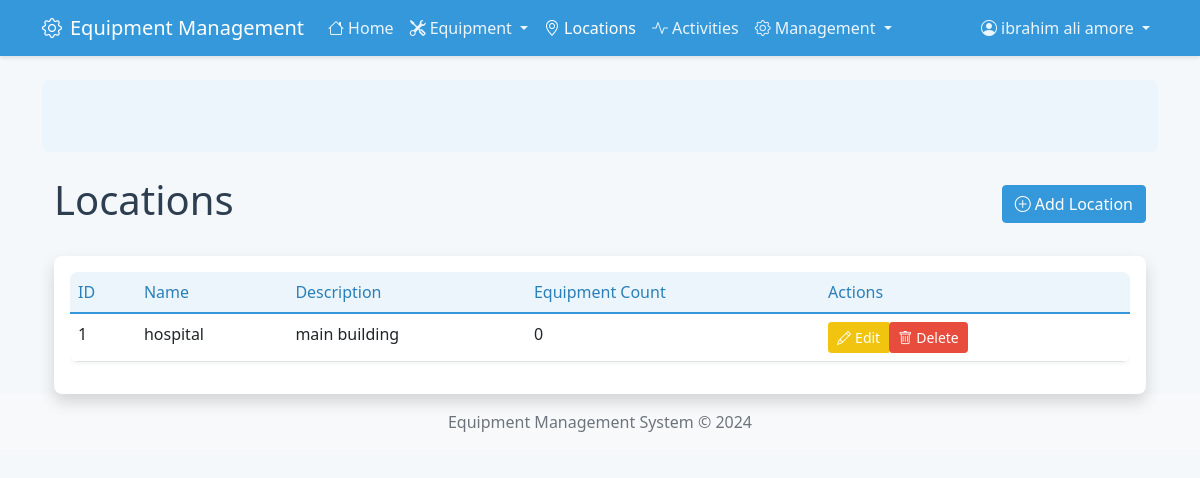
Screenshot of /locations/ (signed in) with the database file from the repository.
### app/models/tables.py (models this page shows, shortened)
class User(UserMixin, db.Model):
    __tablename__ = "user"
    staffno = db.Column(db.Integer, primary_key=True, index=True)
    staffname = db.Column(db.String(100), nullable=False)
    password = db.Column(db.String(300), nullable=False)
    isadmin = db.Column(db.Boolean, nullable=False, default=False)
    equipment_registers = db.relationship("EquipmentRegister", back_populates="user")
    activities = db.relationship("EquipmentActivity", back_populates="user")

class Location(db.Model):
    __tablename__ = "location"
    locid = db.Column(db.Integer, primary_key=True, index=True)
    locname = db.Column(db.String(100), nullable=False)
    description = db.Column(db.String(200))
    equipment = db.relationship("Equipment", back_populates="location")

### app/routes/location.py (the view)
@bp.route('/')
@login_required
def index():
    locations = Location.query.all()
    return render_template('location/list.html', locations=locations)

### app/templates/location/list.html (shortened to what this page needs)
{% extends "base.html" %}
{% block content %}
<div class="container">
    <div class="d-flex justify-content-between align-items-center mb-4">
        <h1>Locations</h1>
        {% if current_user.isadmin %}
        <a href="{{ url_for('location_bp.create') }}" class="btn btn-primary">
            <i class="bi bi-plus-circle me-1"></i>Add Location
        </a>
        {% endif %}
    </div>
    <div class="card shadow">
        <div class="card-body">
            <div class="table-responsive">
                <table class="table table-hover">
                    <thead>
                        <tr>
                            <th>ID</th>
                            <th>Name</th>
                            <th>Description</th>
                            <th>Equipment Count</th>
                            {% if current_user.isadmin %}
                            <th>Actions</th>
                            {% endif %}
                        </tr>
                    </thead>
                    <tbody>
                        {% for location in locations %}
                        <tr>
                            <td>{{ location.locid }}</td>
                            <td>{{ location.locname }}</td>
                            <td>{{ location.description or '-' }}</td>
                            <td>{{ location.equipment|length }}</td>
                            {% if current_user.isadmin %}
                            <td>
                                <div class="btn-group" role="group">
                                    <a href="{{ url_for('location_bp.edit', locid=location.locid) }}"
                                       class="btn btn-sm btn-warning">
                                        <i class="bi bi-pencil me-1"></i>Edit
                                    </a>
                                    <form action="{{ url_for('location_bp.delete', locid=location.locid) }}"
                                          method="POST"
                                          class="d-inline"
                                          onsubmit="return confirm('Are you sure you want to delete this location?');">
                                        <button type="submit" class="btn btn-sm btn-danger"
                                                {% if location.equipment %}disabled{% endif %}>
                                            <i class="bi bi-trash me-1"></i>Delete
                                        </button>
                                    </form>
                                </div>
                            </td>
                            {% endif %}
                        </tr>
                        {% endfor %}
                    </tbody>
                </table>
            </div>
        </div>
    </div>
</div>
{% endblock %}

### app/templates/includes/navbar.html (shortened to what this page needs)
<nav class="navbar navbar-expand-lg navbar-dark bg-primary">
    <div class="container">
        <a class="navbar-brand" href="{{ url_for('main.index') }}">
            <i class="bi bi-gear me-2"></i>Equipment Management
        </a>
        <div class="collapse navbar-collapse" id="navbarMain">
            <ul class="navbar-nav me-auto">
                <li class="nav-item">
                    <a class="nav-link {{ 'active' if request.endpoint == 'main.index' }}"
                       href="{{ url_for('main.index') }}">
                        <i class="bi bi-house me-1"></i>Home
                    </a>
                </li>
                <li class="nav-item dropdown">
                    <a class="nav-link dropdown-toggle {{ 'active' if 'equipment' in request.endpoint }}"
                       href="#"
                       data-bs-toggle="dropdown">
                        <i class="bi bi-tools me-1"></i>Equipment
                    </a>
                </li>
                <li class="nav-item">
                    <a class="nav-link {{ 'active' if request.endpoint == 'location_bp.index' }}"
                       href="{{ url_for('location_bp.index') }}">
                        <i class="bi bi-geo-alt me-1"></i>Locations
                    </a>
                </li>
                <li class="nav-item">
                    <a class="nav-link {{ 'active' if request.endpoint == 'equipment_activity.index' }}"
                       href="{{ url_for('equipment_activity.index') }}">
                        <i class="bi bi-activity me-1"></i>Activities
                    </a>
                </li>
                {% if current_user.isadmin %}
                <li class="nav-item dropdown">
                    <a class="nav-link dropdown-toggle {{ 'active' if 'admin' in request.endpoint }}"
                       href="#"
                       data-bs-toggle="dropdown">
                        <i class="bi bi-gear me-1"></i>Management
                    </a>
                </li>
                {% endif %}
            </ul>
            <ul class="navbar-nav ms-auto">
                {% if current_user.is_authenticated %}
                <li class="nav-item dropdown">
                    <a class="nav-link dropdown-toggle" href="#" data-bs-toggle="dropdown">
                        <i class="bi bi-person-circle me-1"></i>{{ current_user.staffname }}
                    </a>
                </li>
                {% else %}
                <li class="nav-item">
                    <a class="nav-link" href="{{ url_for('auth.login') }}">
                        <i class="bi bi-box-arrow-in-right me-1"></i>Login
                    </a>
                </li>
                {% endif %}
            </ul>
        </div>
    </div>
</nav>

### app/static/css/style.css (style rules this page uses)
:root { --primary-color: #3498db; --primary-light: #ebf5fb; --primary-dark: #2980b9; --secondary-color: #f8f9fa; --text-color: #2c3e50; --border-color: #e3e8ed; --success-color: #2ecc71; --warning-color: #f1c40f; --danger-color: #e74c3c; }
body { background-color: #f5f8fa; color: var(--text-color); }
.navbar { background-color: var(--primary-color) !important; box-shadow: 0 2px 4px rgba(0,0,0,0.1); }
.navbar-dark .navbar-nav .nav-link { color: rgba(255,255,255,0.9); }
.card { border: none; border-radius: 8px; box-shadow: 0 2px 4px rgba(0,0,0,0.05); background-color: #ffffff; transition: transform 0.2s, box-shadow 0.2s; }
.table { background-color: #ffffff; border-radius: 8px; overflow: hidden; box-shadow: 0 2px 4px rgba(0,0,0,0.05); }
.table thead th { background-color: var(--primary-light); color: var(--primary-dark); border-bottom: 2px solid var(--primary-color); font-weight: 500; }
.btn-primary { background-color: var(--primary-color); border-color: var(--primary-color); }
.btn-warning { background-color: var(--warning-color); border-color: var(--warning-color); color: #ffffff; }
.btn-danger { background-color: var(--danger-color); border-color: var(--danger-color); }
.navbar { box-shadow: 0 2px 4px rgba(0,0,0,0.1); }
.navbar-brand { font-weight: 500; }
.navbar-dark .navbar-nav .nav-link.active { color: #ffffff; font-weight: 500; }
.nav-item { position: relative; }
.nav-item::after { content: ''; position: absolute; width: 0; height: 2px; bottom: 0; left: 50%; background-color: #ffffff; transition: all 0.3s ease; }
.nav-item .nav-link.active::after { width: 100%; left: 0; }

### rows the page displays
User: staffname "ibrahim ali amore"
Location: locid "1", locname "hospital", description "main building", equipment|length "0"
